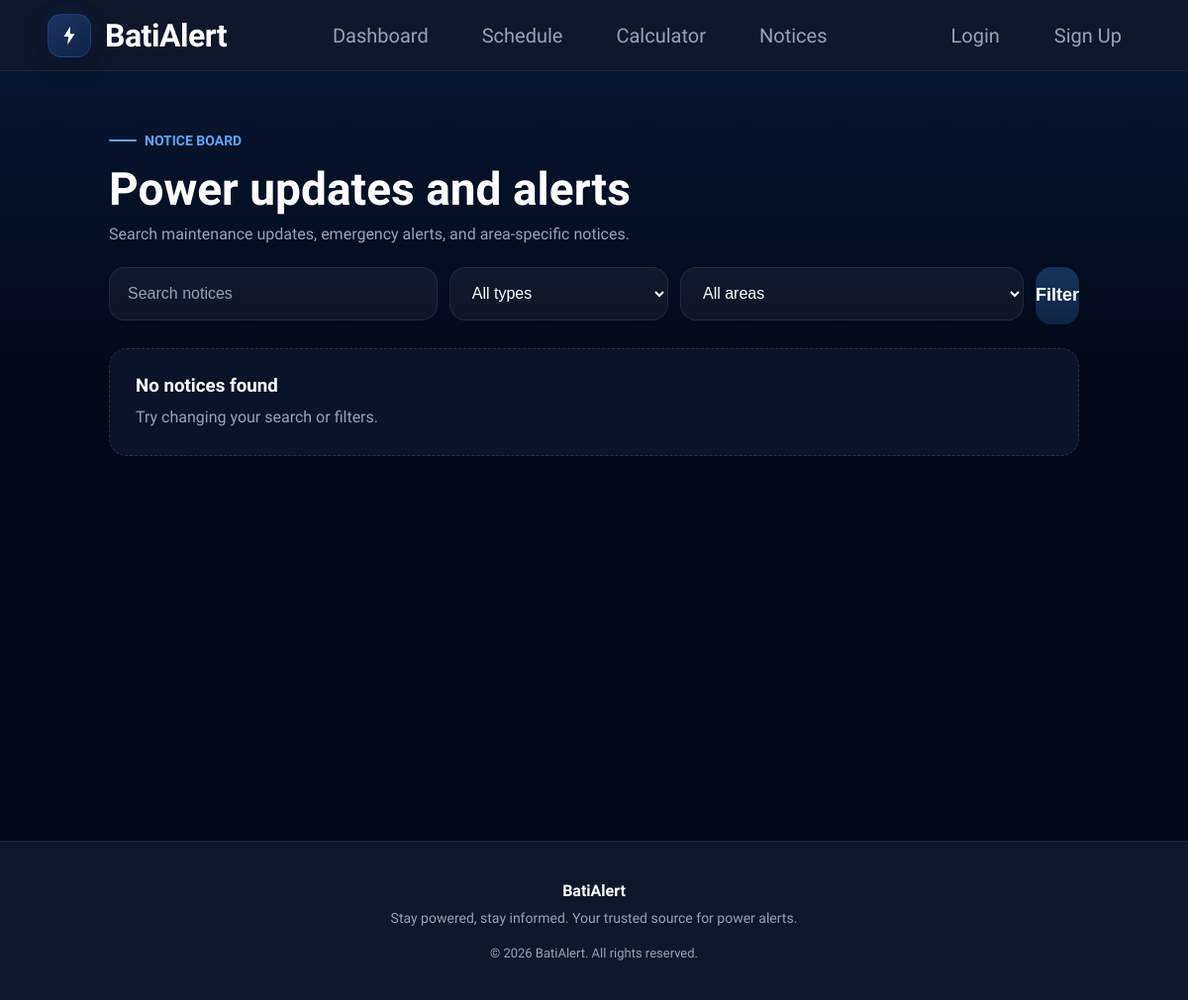
Before: /notice/ with the older database file.
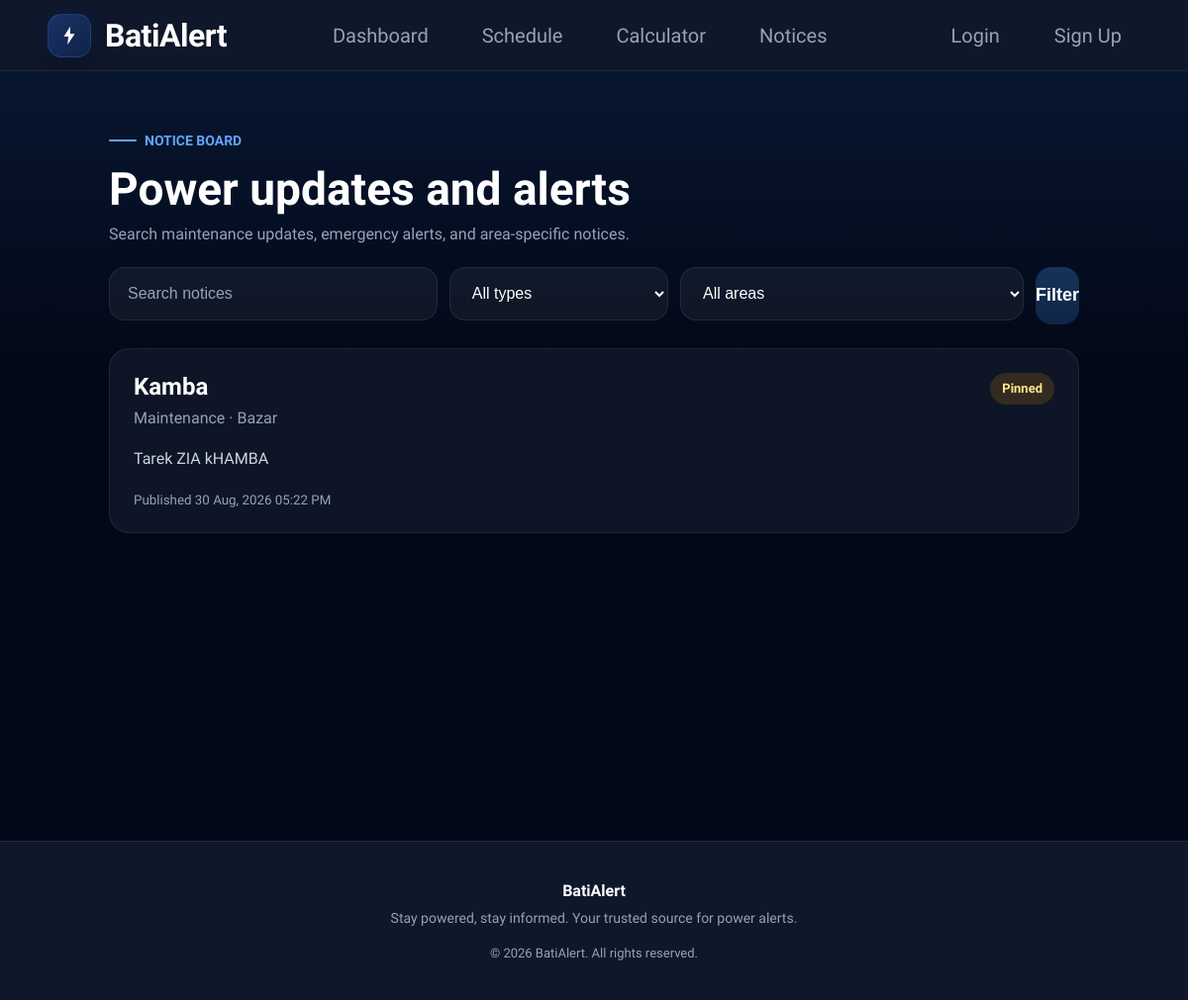
After: the same page with the newer database file.
### core/models.py (models this page shows, shortened)
class Notice(models.Model):
    NOTICE_TYPES = [
        ('Emergency', 'Emergency'),
        ('Maintenance', 'Maintenance'),
        ('General', 'General'),
    ]
    area = models.ForeignKey(
        Area,
        on_delete=models.SET_NULL,
        null=True,
        blank=True
    )
    title = models.CharField(
        max_length=200
    )
    message = models.TextField()
    notice_type = models.CharField(
        max_length=50,
        choices=NOTICE_TYPES
    )
    created_at = models.DateTimeField(
        auto_now_add=True
    )
    is_pinned = models.BooleanField(
        default=False
    )

class Area(models.Model):
    district = models.CharField(max_length=100)
    upazila = models.CharField(max_length=100)
    area_name = models.CharField(max_length=100)

### core/views.py (the view, shortened to what this page needs)
# urls.py: path('notice/', views.notice_view, name='notices'),path('home/', views.home, name='home'),
def notice_view(request):
    notices = (
        Notice.objects
        .select_related('area')
        .all()
    )
    query = request.GET.get('q', '').strip()
    notice_type = request.GET.get('type', '').strip()
    area_id = request.GET.get('area', '').strip()
    if query:
        notices = notices.filter(
            Q(title__icontains=query) |
            Q(message__icontains=query)
        )
    if notice_type:
        notices = notices.filter(
            notice_type=notice_type
        )
    if area_id:
        notices = notices.filter(
            area_id=area_id
        )
    notices = notices.order_by('-is_pinned', '-created_at')
    notice_list = list(notices)
    unread_ids = set()
    return render(
        request,
        'notice.html',
        {
            'notices': notice_list,
            'unread_ids': unread_ids,
            'notice_types': Notice.NOTICE_TYPES,
            'areas': Area.objects.all().order_by(
                'district',
                'upazila',
                'area_name'
            ),
            'query': query,
            'selected_type': notice_type,
            'selected_area': area_id,
        }
    )

### users/context_processors.py (called while the page is built)
def appliance_context(request):
    return {
        "appliances":
        Appliance.objects.all()
    }

### templates/notice.html (shortened to what this page needs)
{% extends 'base.html' %}
{% block content %}
<section class="notice-section-page">
    <div class="notice-container-page">
        <div class="page-heading-row">
            <div>
                <span class="home-kicker">Notice Board</span>
                <h1>Power updates and alerts</h1>
                <p>Search maintenance updates, emergency alerts, and area-specific notices.</p>
            </div>
        </div>
        <form method="GET" class="notice-filter-bar">
            <input class="form-input" type="search" name="q" value="{{ query }}" placeholder="Search notices">
            <select class="form-input" name="type">
                <option value="">All types</option>
            </select>
            <select class="form-input" name="area">
                <option value="">All areas</option>
            </select>
            <button class="schedule-btn" type="submit">Filter</button>
        </form>
        <div class="notice-list-page">
            {% for notice in notices %}
            <article class="notice-card-page {% if notice.id in unread_ids %}unread{% endif %}">
                <div class="notice-card-top">
                    <div>
                        <h2>{{ notice.title }}</h2>
                        <span>{{ notice.notice_type }}{% if notice.area %} · {{ notice.area.area_name }}{% endif %}</span>
                    </div>
                    <div class="notice-badges">
                        {% if notice.is_pinned %}<span class="notice-badge pinned">Pinned</span>{% endif %}
                    </div>
                </div>
                <p>{{ notice.message }}</p>
                <small>Published {{ notice.created_at|date:"d M, Y h:i A" }}</small>
            </article>
            {% empty %}
            <div class="dashboard-empty">
                <h3>No notices found</h3>
                <p>Try changing your search or filters.</p>
            </div>
            {% endfor %}
        </div>
    </div>
</section>
{% endblock %}

Changed rows visible on the page:
added Notice: title "Kamba", notice_type "Maintenance", area.area_name "Bazar", is_pinned "Pinned", message "Tarek ZIA kHAMBA", created_at "30 Aug, 2026 05:22 PM"
Other visible differences:
text no longer shown: "No notices found Try changing your search or filters."
